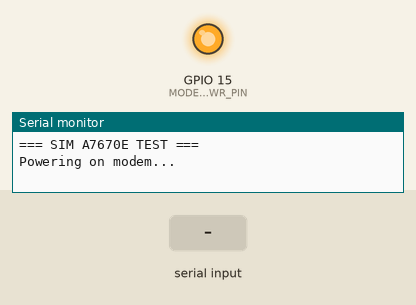
Recording of a sketch running on a simulated ESP32. On the bench: output pins drawn as LEDs (lit = HIGH), the last lines printed to the serial monitor. The test bench sets the inputs (shaded band). The modem accepts every AT command (registered, SIM ready, sends succeed) and sends nothing else; pins used as bus, display or sensor lines are not drawn.

Above: at 2.1 s.
At 11.2 s:
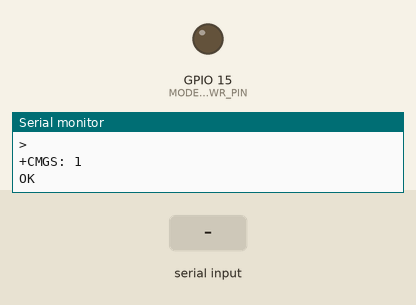
11.3 s: "1\n" received over the second serial link
Timing chart, 0 to 14.3 s (numbered marks = the images above; inputs shaded):
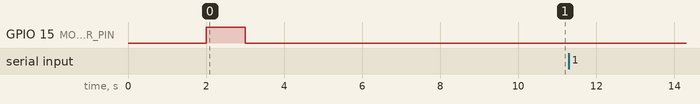

The sketch:

ATtest.ino
```cpp
/*
 * SIMPLE SIM A7670E TEST CODE
 *
 * This code just powers on the modem and lets you send AT commands
 * via Serial Monitor
 AT                    → Check if modem responds
AT+CPIN?              → Check SIM card
AT+CREG?              → Check network registration
AT+CSQ                → Check signal strength
AT+CGMI               → Get manufacturer info
AT+CGMM               → Get model
ATI                   → Get modem info
send sms
 */

 #define MODEM_RXD           5
 #define MODEM_TXD           4
 #define MODEM_PWR_PIN      15
 #define MODEM_RESET_PIN    19

 HardwareSerial modemSerial(1);

 void setup() {
   // USB Serial for commands
   Serial.begin(115200);
   delay(2000);

   Serial.println("\n=== SIM A7670E TEST ===\n");

   // Modem pins
   pinMode(MODEM_PWR_PIN, OUTPUT);
   pinMode(MODEM_RESET_PIN, OUTPUT);

   digitalWrite(MODEM_RESET_PIN, HIGH);
   digitalWrite(MODEM_PWR_PIN, LOW);

   // Start modem serial
   modemSerial.begin(115200, SERIAL_8N1, MODEM_RXD, MODEM_TXD);

   Serial.println("Powering on modem...");
   digitalWrite(MODEM_PWR_PIN, HIGH);
   delay(1000);
   digitalWrite(MODEM_PWR_PIN, LOW);
   delay(3000);

   Serial.println("OK Ready!");
   Serial.println("\nType AT commands (e.g., AT, AT+CPIN?, AT+CREG?)");
   Serial.println("================================================\n");
    //send sms
    modemSerial.println("AT+CMGF=1");
    delay(1000);
    modemSerial.println("AT+CMGS=\"+250792957781\"");
    delay(1000);
    modemSerial.println("Hello, this is a test SMS");
    delay(1000);
    modemSerial.println((char)26);
    delay(1000);
    Serial.println("SMS sent");
 }

 void loop() {
   // Send from Serial Monitor to Modem
   if (Serial.available()) {
     String cmd = Serial.readStringUntil('\n');
     cmd.trim();
     modemSerial.println(cmd);
     Serial.println("> " + cmd);
   }

   // Send from Modem to Serial Monitor
   if (modemSerial.available()) {
     String response = modemSerial.readString();
     Serial.print(response);
   }

 }
```
